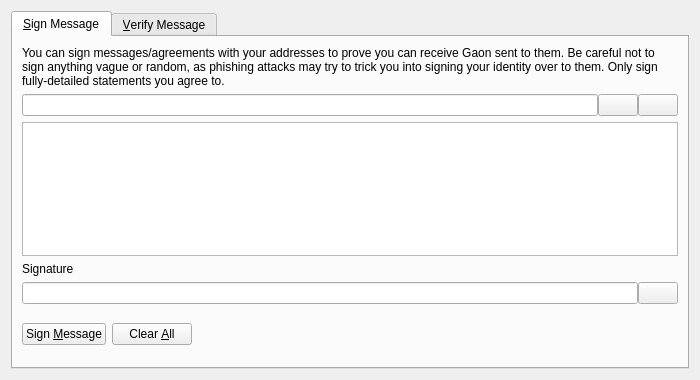
<?xml version="1.0" encoding="UTF-8"?>
<ui version="4.0">
 <class>SignVerifyMessageDialog</class>
 <widget class="QDialog" name="SignVerifyMessageDialog">
  <property name="geometry">
   <rect>
    <x>0</x>
    <y>0</y>
    <width>700</width>
    <height>380</height>
   </rect>
  </property>
  <property name="windowTitle">
   <string>Signatures - Sign / Verify a Message</string>
  </property>
  <property name="modal">
   <bool>true</bool>
  </property>
  <layout class="QVBoxLayout" name="verticalLayout">
   <item>
    <widget class="QTabWidget" name="tabWidget">
     <property name="currentIndex">
      <number>0</number>
     </property>
     <widget class="QWidget" name="tabSignMessage">
      <attribute name="title">
       <string>&amp;Sign Message</string>
      </attribute>
      <layout class="QVBoxLayout" name="verticalLayout_SM">
       <item>
        <widget class="QLabel" name="infoLabel_SM">
         <property name="text">
          <string>You can sign messages/agreements with your addresses to prove you can receive Gaon sent to them. Be careful not to sign anything vague or random, as phishing attacks may try to trick you into signing your identity over to them. Only sign fully-detailed statements you agree to.</string>
         </property>
         <property name="textFormat">
          <enum>Qt::PlainText</enum>
         </property>
         <property name="wordWrap">
          <bool>true</bool>
         </property>
        </widget>
       </item>
       <item>
        <layout class="QHBoxLayout" name="horizontalLayout_1_SM">
         <property name="spacing">
          <number>0</number>
         </property>
         <item>
          <widget class="QValidatedLineEdit" name="addressIn_SM">
           <property name="toolTip">
            <string>The Gaon address to sign the message with</string>
           </property>
          </widget>
         </item>
         <item>
          <widget class="QPushButton" name="addressBookButton_SM">
           <property name="toolTip">
            <string>Choose previously used address</string>
           </property>
           <property name="text">
            <string/>
           </property>
           <property name="shortcut">
            <string>Alt+A</string>
           </property>
           <property name="autoDefault">
            <bool>false</bool>
           </property>
          </widget>
         </item>
         <item>
          <widget class="QPushButton" name="pasteButton_SM">
           <property name="toolTip">
            <string>Paste address from clipboard</string>
           </property>
           <property name="text">
            <string/>
           </property>
           <property name="shortcut">
            <string>Alt+P</string>
           </property>
           <property name="autoDefault">
            <bool>false</bool>
           </property>
          </widget>
         </item>
        </layout>
       </item>
       <item>
        <widget class="QPlainTextEdit" name="messageIn_SM">
         <property name="toolTip">
          <string>Enter the message you want to sign here</string>
         </property>
        </widget>
       </item>
       <item>
        <widget class="QLabel" name="signatureLabel_SM">
         <property name="text">
          <string>Signature</string>
         </property>
         <property name="textFormat">
          <enum>Qt::PlainText</enum>
         </property>
        </widget>
       </item>
       <item>
        <layout class="QHBoxLayout" name="horizontalLayout_2_SM">
         <property name="spacing">
          <number>0</number>
         </property>
         <item>
          <widget class="QLineEdit" name="signatureOut_SM">
           <property name="font">
            <font>
             <italic>true</italic>
            </font>
           </property>
           <property name="readOnly">
            <bool>true</bool>
           </property>
          </widget>
         </item>
         <item>
          <widget class="QPushButton" name="copySignatureButton_SM">
           <property name="toolTip">
            <string>Copy the current signature to the system clipboard</string>
           </property>
           <property name="text">
            <string/>
           </property>
           <property name="autoDefault">
            <bool>false</bool>
           </property>
          </widget>
         </item>
        </layout>
       </item>
       <item>
        <layout class="QHBoxLayout" name="horizontalLayout_3_SM">
         <item>
          <widget class="QPushButton" name="signMessageButton_SM">
           <property name="toolTip">
            <string>Sign the message to prove you own this Gaon address</string>
           </property>
           <property name="text">
            <string>Sign &amp;Message</string>
           </property>
           <property name="autoDefault">
            <bool>false</bool>
           </property>
          </widget>
         </item>
         <item>
          <widget class="QPushButton" name="clearButton_SM">
           <property name="toolTip">
            <string>Reset all sign message fields</string>
           </property>
           <property name="text">
            <string>Clear &amp;All</string>
           </property>
           <property name="autoDefault">
            <bool>false</bool>
           </property>
          </widget>
         </item>
         <item>
          <spacer name="horizontalSpacer_1_SM">
           <property name="orientation">
            <enum>Qt::Horizontal</enum>
           </property>
           <property name="sizeHint" stdset="0">
            <size>
             <width>40</width>
             <height>48</height>
            </size>
           </property>
          </spacer>
         </item>
         <item>
          <widget class="QLabel" name="statusLabel_SM">
           <property name="font">
            <font>
             <weight>75</weight>
             <bold>true</bold>
            </font>
           </property>
           <property name="text">
            <string/>
           </property>
           <property name="wordWrap">
            <bool>true</bool>
           </property>
          </widget>
         </item>
         <item>
          <spacer name="horizontalSpacer_2_SM">
           <property name="orientation">
            <enum>Qt::Horizontal</enum>
           </property>
           <property name="sizeHint" stdset="0">
            <size>
             <width>40</width>
             <height>48</height>
            </size>
           </property>
          </spacer>
         </item>
        </layout>
       </item>
      </layout>
     </widget>
     <widget class="QWidget" name="tabVerifyMessage">
      <attribute name="title">
       <string>&amp;Verify Message</string>
      </attribute>
      <layout class="QVBoxLayout" name="verticalLayout_VM">
       <item>
        <widget class="QLabel" name="infoLabel_VM">
         <property name="text">
          <string>Enter the receiver's address, message (ensure you copy line breaks, spaces, tabs, etc. exactly) and signature below to verify the message. Be careful not to read more into the signature than what is in the signed message itself, to avoid being tricked by a man-in-the-middle attack. Note that this only proves the signing party receives with the address, it cannot prove sendership of any transaction!</string>
         </property>
         <property name="textFormat">
          <enum>Qt::PlainText</enum>
         </property>
         <property name="alignment">
          <set>Qt::AlignLeading|Qt::AlignLeft|Qt::AlignTop</set>
         </property>
         <property name="wordWrap">
          <bool>true</bool>
         </property>
        </widget>
       </item>
       <item>
        <layout class="QHBoxLayout" name="horizontalLayout_1_VM">
         <property name="spacing">
          <number>0</number>
         </property>
         <item>
          <widget class="QValidatedLineEdit" name="addressIn_VM">
           <property name="toolTip">
            <string>The Gaon address the message was signed with</string>
           </property>
          </widget>
         </item>
         <item>
          <widget class="QPushButton" name="addressBookButton_VM">
           <property name="toolTip">
            <string>Choose previously used address</string>
           </property>
           <property name="text">
            <string/>
           </property>
           <property name="shortcut">
            <string>Alt+A</string>
           </property>
           <property name="autoDefault">
            <bool>false</bool>
           </property>
          </widget>
         </item>
        </layout>
       </item>
       <item>
        <widget class="QPlainTextEdit" name="messageIn_VM"/>
       </item>
       <item>
        <widget class="QValidatedLineEdit" name="signatureIn_VM"/>
       </item>
       <item>
        <layout class="QHBoxLayout" name="horizontalLayout_2_VM">
         <item>
          <widget class="QPushButton" name="verifyMessageButton_VM">
           <property name="toolTip">
            <string>Verify the message to ensure it was signed with the specified Gaon address</string>
           </property>
           <property name="text">
            <string>Verify &amp;Message</string>
           </property>
           <property name="autoDefault">
            <bool>false</bool>
           </property>
          </widget>
         </item>
         <item>
          <widget class="QPushButton" name="clearButton_VM">
           <property name="toolTip">
            <string>Reset all verify message fields</string>
           </property>
           <property name="text">
            <string>Clear &amp;All</string>
           </property>
           <property name="autoDefault">
            <bool>false</bool>
           </property>
          </widget>
         </item>
         <item>
          <spacer name="horizontalSpacer_1_VM">
           <property name="orientation">
            <enum>Qt::Horizontal</enum>
           </property>
           <property name="sizeHint" stdset="0">
            <size>
             <width>40</width>
             <height>48</height>
            </size>
           </property>
          </spacer>
         </item>
         <item>
          <widget class="QLabel" name="statusLabel_VM">
           <property name="font">
            <font>
             <weight>75</weight>
             <bold>true</bold>
            </font>
           </property>
           <property name="text">
            <string/>
           </property>
           <property name="wordWrap">
            <bool>true</bool>
           </property>
          </widget>
         </item>
         <item>
          <spacer name="horizontalSpacer_2_VM">
           <property name="orientation">
            <enum>Qt::Horizontal</enum>
           </property>
           <property name="sizeHint" stdset="0">
            <size>
             <width>40</width>
             <height>48</height>
            </size>
           </property>
          </spacer>
         </item>
        </layout>
       </item>
      </layout>
     </widget>
    </widget>
   </item>
  </layout>
 </widget>
 <customwidgets>
  <customwidget>
   <class>QValidatedLineEdit</class>
   <extends>QLineEdit</extends>
   <header>qvalidatedlineedit.h</header>
  </customwidget>
 </customwidgets>
 <resources>
  <include location="../gaon.qrc"/>
 </resources>
 <connections/>
</ui>
